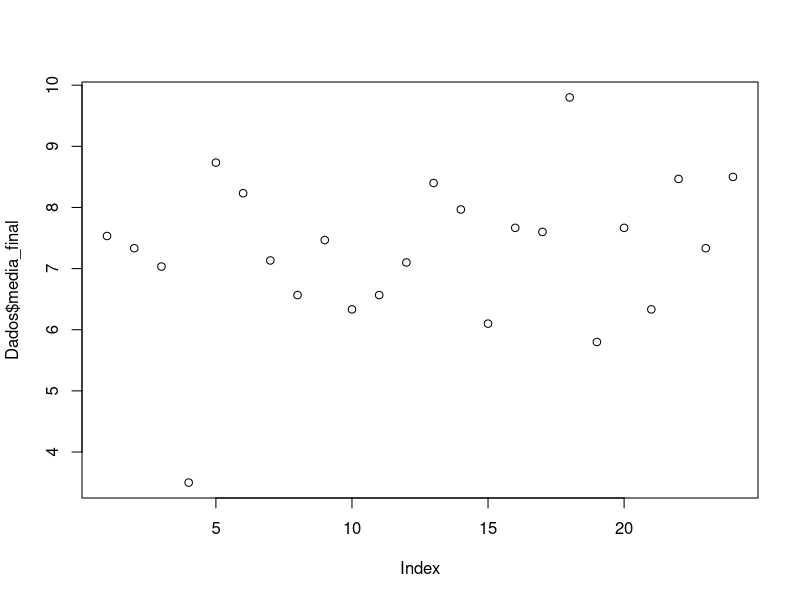
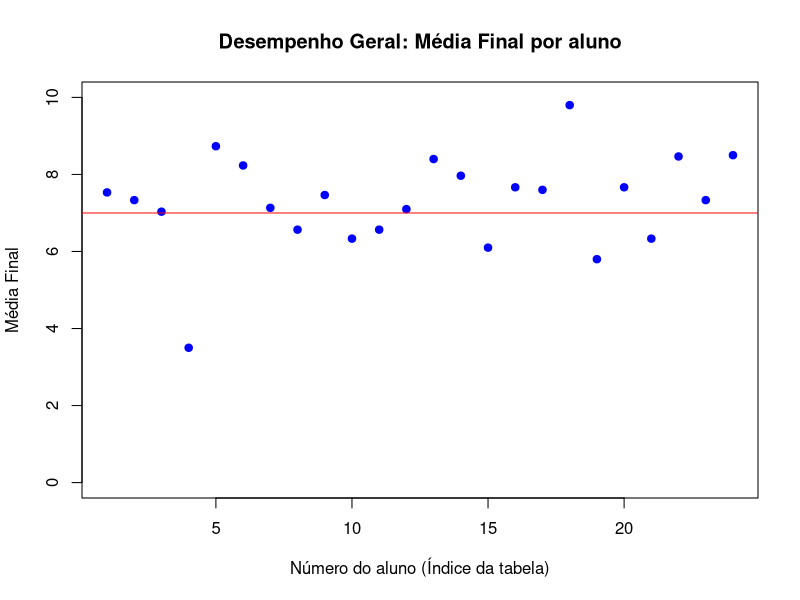
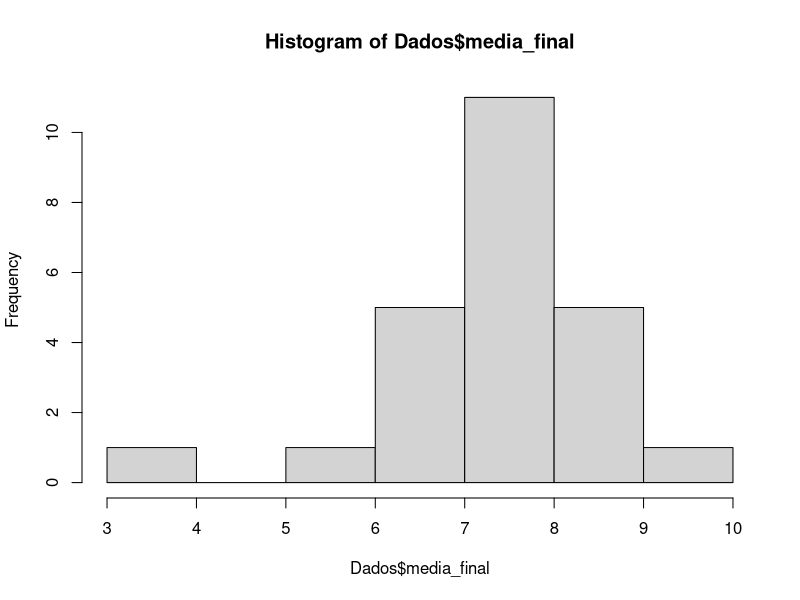
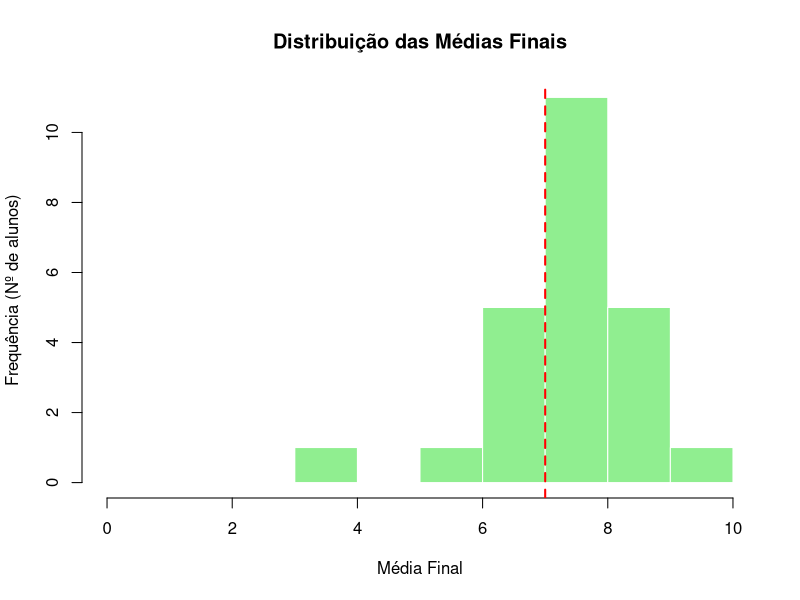
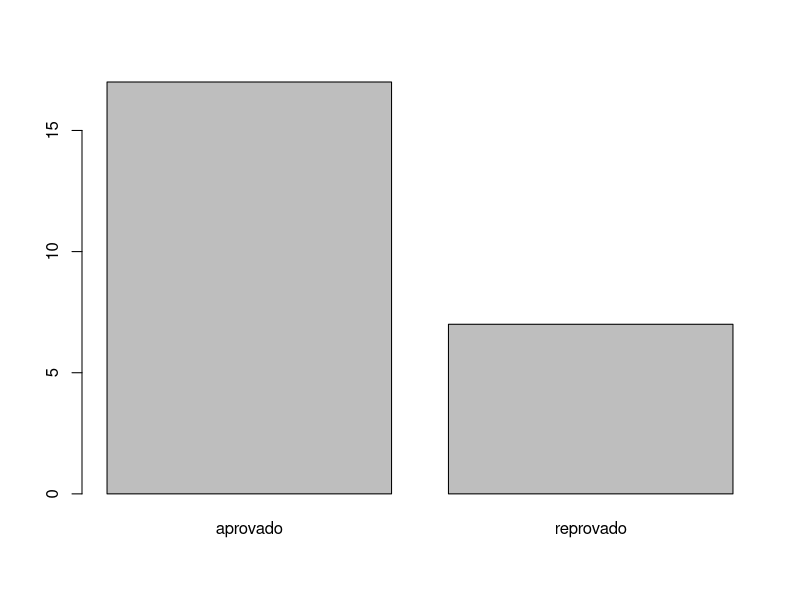
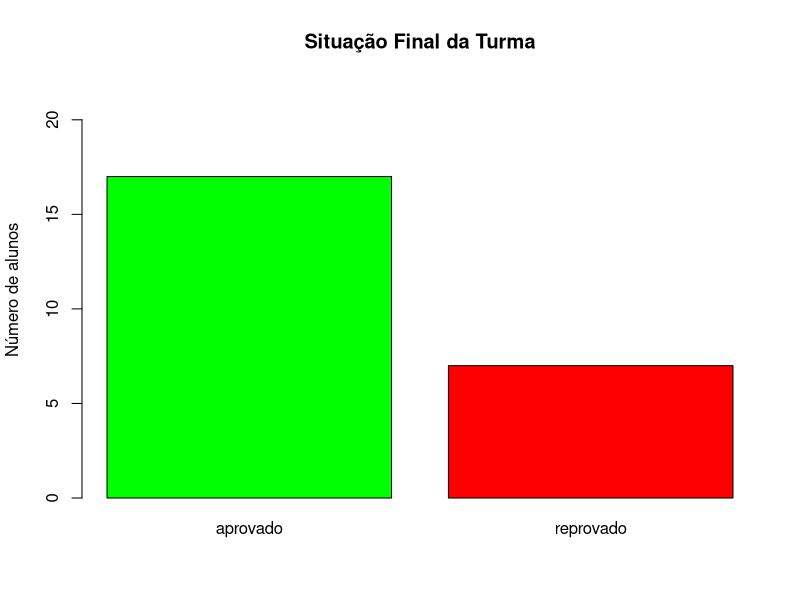

Write the R code that produced these figures, in order.
## ---- chunk 1
# Adição
2 + 2

#Subtração
2 - 2

# Divisão
4 / 2

# Multiplicação
4 * 10

# Potência
2 ^ 3
## ---- chunk 2
# Adição
x = 4
x 
# Divisão
y <-  20 / 2
y 
# Subtração
subtracao <- x - y
subtracao
# Multiplicação
x * y
## ---- chunk 3
# Criando uma lista com as idades (Números inteiros)
idades <- c(19, 22, 18, 25)
# Criando uma lista com as notas (Números decimais - use sempre PONTO em vez de vírgula)
notas <- c(8.5, 6.0, 9.2, 3.7)
## ---- chunk 4
# Incorreto:
# aluno_exemplo <- Ana

# Correto:
aluno_exemplo <- "Ana"

# Criando uma lista com o nome dos alunos
alunos <- c("Ana", "Bruno", "Carlos", "Luiz")
length(alunos)
## ---- chunk 5
# Criando uma lista lógica (Verdadeiro ou Falso)
aprovado <- c(TRUE, TRUE, TRUE, FALSE)
## ---- chunk 6
class(notas)
class(alunos)
class(aprovado)
## ---- chunk 7
aprovado_num <- as.numeric(aprovado)
aprovado_num
class(aprovado_num)
## ---- chunk 8
alunos[2]
notas[2] 
## ---- chunk 9
table(notas) # Conta quantos passaram e quantos reprovaram
unique(idades)  # Mostra apenas os valores únicos sem repetição
tabela <- data.frame(alunos, idades, notas, aprovado) # Cria uma "planilha"
tabela
## ---- chunk 10
ls()
rm("aprovado_num")
## ---- chunk 11
# Quem tirou EXATAMENTE 6.0?
tabela$notas == 6.0

# Quem tirou uma nota DIFERENTE de 6.0?
tabela$notas != 6.0

# Quais alunos têm 20 anos ou menos?
tabela$idades <= 20

# Perguntando ao R: Quais notas são maiores ou iguais a 6.0?
tabela$notas >= 6.0
## ---- chunk 12
# &: O aluno tem menos de 20 anos e tirou nota maior que 8?
# Só será TRUE se as duas coisas forem verdade.
(tabela$idades < 20) & (tabela$notas > 8.0)
tabela$alunos[(tabela$idades < 20) & (tabela$notas > 8.0)]

# OU (|): O aluno tem mais de 20 anos OU tirou nota maior que 8?
# Será TRUE se pelo menos UMA das coisas for verdade.
(tabela$idades < 20) | (tabela$notas > 8.0)
sum((tabela$idades < 20) | (tabela$notas > 8.0))
table((tabela$idades < 20) | (tabela$notas > 8.0))
## ---- chunk 13
# Vamos checar a nota de apenas um aluno
# O código dentro das chaves {} só vai rodar se a condição for TRUE

if (tabela$notas[2] >= 6.0) {
  print(paste("Parabéns", tabela$alunos[2], "você foi aprovado, pode curtir as férias!"))
} else {
  print(paste("Infelizmente", tabela$alunos[2], "você reprovou, nos vemos ano que vem."))
}
## ---- chunk 14
for (i in 1:4) {
  
  if (tabela$notas[i] >= 6.0) {
    print(paste("Parabéns", tabela$alunos[i], "você foi aprovado, pode curtir as férias."))
  } else {
    print(paste("Infelizmente", tabela$alunos[i], "você reprovou, nos vemos ano que vem."))
  }
}
## ---- chunk 15
# Criando a lista de situação automaticamente
ifelse(tabela$notas >= 6.0, "Aprovado", "Reprovado")
## ---- chunk 16
getwd()
#install.packages(readxl) #Comando para baixar pacote
library(readxl) #Comando para chamar pacote já baixado

Dados <- read_excel("Notas.xlsx")
summary(Dados)
View(Dados)
## ---- chunk 17
Dados <- read_excel("Notas.xlsx", skip = 2, col_names = c("aluno", "mat_primeira", "mat_segunda", "mat_terceira"), col_types = c("text", "numeric", "numeric", "numeric"))
View(Dados)
Dados$aluno[Dados$mat_primeira >= 9]
summary(Dados)
Dados$mat_primeira <- as.numeric(Dados$mat_primeira)
Dados$mat_segunda <- as.numeric(Dados$mat_segunda)
Dados$mat_terceira <- as.numeric(Dados$mat_terceira)
summary(Dados)
rowMeans(Dados[Dados$aluno == "Maria", 2:4])

summary(Dados)
class(Dados$mat_primeira)
## ---- chunk 18
# Calculando a média
rowMeans(Dados[Dados$aluno == "Maria", 2:4])

# Calculando a média de todos os alunos de uma só vez
Dados$media_final <- rowMeans(Dados[ , 2:4])

# Olhar as 6 primeiras linhas 
head(Dados)
## ---- chunk 19
# Gráfico de pontos básico da Média
plot(Dados$media_final)

# Evoluindo o gráfico de pontos
plot(Dados$media_final,
     main = "Desempenho Geral: Média Final por aluno",
     xlab = "Número do aluno (Índice da tabela)",
     ylab = "Média Final",
     pch = 19,               # Usa bolinhas preenchidas
     col = "blue",         # Cor dos pontos
     ylim = c(0, 10))        # Fixa o eixo Y entre 0 e 10

# Adicionando a linha de corte (nota )
abline(h = 7, col = "red")
## ---- chunk 20
# Histograma básico
hist(Dados$media_final)


hist(Dados$media_final,
     main = "Distribuição das Médias Finais",
     xlab = "Média Final",
     ylab = "Frequência (Nº de alunos)",
     col = "lightgreen",
     border = "white",
     xlim = c(0, 10))

# Adicionando a linha de corte da escola (nota 6.0)
abline(v = 7, col = "red", lwd = 2, lty = 2)
## ---- chunk 21
# Se a média for maior ou igual a 7.0, Aprovado. Senão, Reprovado.
Dados$situacao <- ifelse(Dados$media_final >= 7, "aprovado", "reprovado")

Dados$situacao <- NA

for (i in 1:nrow(Dados)) {
  if (Dados$media_final[i] >= 7) {
    Dados$situacao[i] <- "aprovado"
  }
  else{
    Dados$situacao[i] <-  "reprovado"
  }
}

# Visualizando a tabela final completa!
View(Dados)
## ---- chunk 22
# Pedindo ao R para contar quantos alunos existem em cada situação
table(Dados$situacao)

# Gráfico de barras
barplot(table(Dados$situacao))

# Evoluindo o gráfico de barras
barplot(table(Dados$situacao),
        main = "Situação Final da Turma",
        ylab = "Número de alunos",
        col = c("green", "red"),
        border = "black",
        ylim = c(0,22))

png("imagem.png", width = 800, height = 600)
